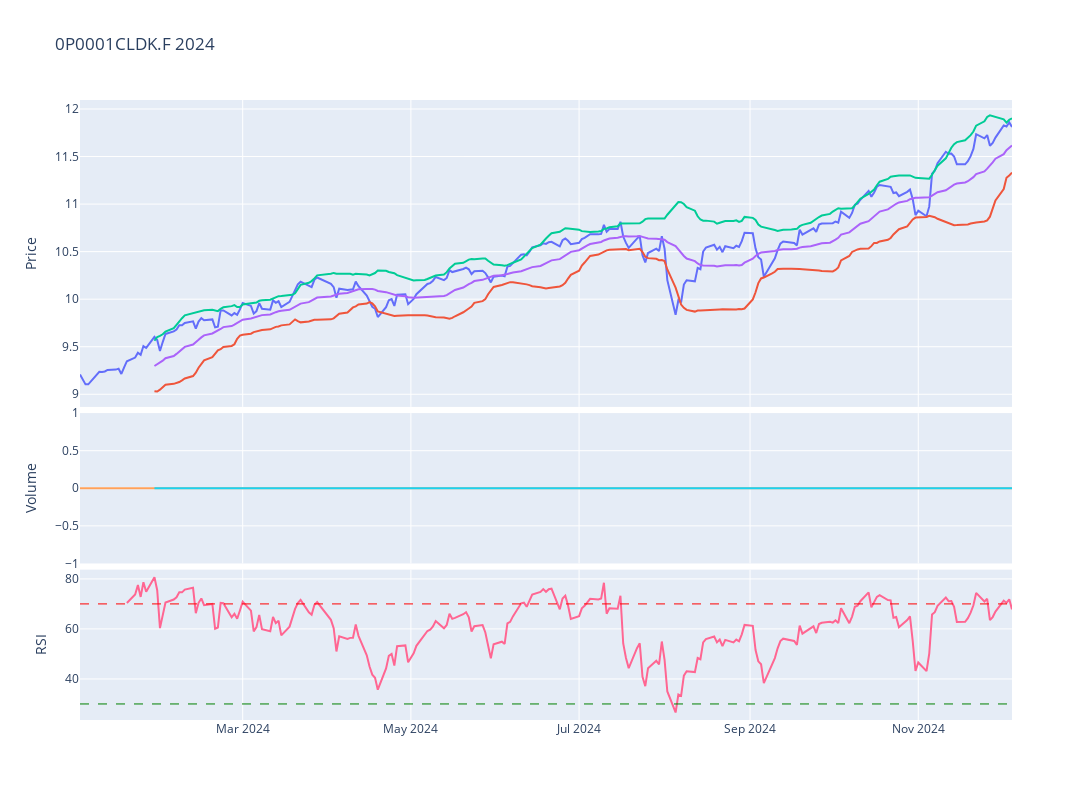

This figure's notebook cell:
### Code cell
# Plot the adjusted close price
fig = make_subplots(rows=4, cols=1,shared_xaxes=True,vertical_spacing=0.01,specs=[[{'rowspan':2,'colspan':1}],[None],[{'rowspan':1,'colspan':1}],[{'rowspan':1,'colspan':1}]])

# Graph (1,1)
fig.add_trace(go.Scatter(x=stock_ticker['Adj Close'].loc[year].index,y=stock_ticker['Adj Close'].loc[year],mode="lines",name=f'{ticker}'),row=1,col=1)
fig.add_trace(go.Scatter(x=stock_ticker['BB_Lower'].loc[year].index,y=stock_ticker['BB_Lower'].loc[year],mode="lines",name='BB_Lower'),row=1,col=1)
fig.add_trace(go.Scatter(x=stock_ticker['BB_Upper'].loc[year].index,y=stock_ticker['BB_Upper'].loc[year],mode="lines",name='BB_Upper'),row=1,col=1)
fig.add_trace(go.Scatter(x=stock_ticker['MMA20'].loc[year].index,y=stock_ticker['MMA20'].loc[year],mode="lines",name='MMA20'),row=1,col=1)
# Update xaxis properties
fig.update_yaxes(title_text="Price", row=1, col=1)

# Graph (3,1)
fig.add_trace(go.Scatter(x=stock_ticker['Volume'].loc[year].index,y=stock_ticker['Volume'].loc[year],mode="lines",name='Volume'),row=3, col=1)
fig.add_trace(go.Scatter(x=stock_ticker['Volume'].loc[year].index,y=stock_ticker['Volume'].loc[year].rolling(20).mean(),mode="lines",name='MMA20'),row=3,col=1)
fig.update_yaxes(title_text="Volume", row=3, col=1)

# Graph (4,1)
fig.add_trace(go.Scatter(x=stock_ticker['RSI'].loc[year].index,y=stock_ticker['RSI'].loc[year],mode="lines",name='RSI'),row=4, col=1)
fig.add_hline(y=30, line_width=1, line_dash="dash", line_color="green",row=4,col=1)
fig.add_hline(y=70, line_width=1, line_dash="dash", line_color="red",row=4,col=1)
fig.update_yaxes(title_text="RSI", row=4, col=1)

fig.update_layout(height=800, width=1300,showlegend=False,title=f"{ticker} {year}")

fig.show()

### Figure 1 — Plotly figure (JSON) as saved in the notebook; plotly's stock layout.template omitted (floating-point values rounded to 4 significant figures; data arrays with more than 128 entries replaced by an {"elided": "..."} marker saying what was removed)
{"data": [{"mode": "lines", "name": "0P0001CLDK.F", "type": "scatter", "x": {"elided": "240 str values"}, "xaxis": "x", "y": {"elided": "240 float values"}, "yaxis": "y"}, {"mode": "lines", "name": "BB_Lower", "type": "scatter", "x": {"elided": "240 str values"}, "xaxis": "x", "y": {"elided": "240 float values"}, "yaxis": "y"}, {"mode": "lines", "name": "BB_Upper", "type": "scatter", "x": {"elided": "240 str values"}, "xaxis": "x", "y": {"elided": "240 float values"}, "yaxis": "y"}, {"mode": "lines", "name": "MMA20", "type": "scatter", "x": {"elided": "240 str values"}, "xaxis": "x", "y": {"elided": "240 float values"}, "yaxis": "y"}, {"mode": "lines", "name": "Volume", "type": "scatter", "x": {"elided": "240 str values"}, "xaxis": "x2", "y": {"elided": "240 int values"}, "yaxis": "y2"}, {"mode": "lines", "name": "MMA20", "type": "scatter", "x": {"elided": "240 str values"}, "xaxis": "x2", "y": {"elided": "240 int values"}, "yaxis": "y2"}, {"mode": "lines", "name": "RSI", "type": "scatter", "x": {"elided": "240 str values"}, "xaxis": "x3", "y": {"elided": "240 float values"}, "yaxis": "y3"}], "layout": {"height": 800, "shapes": [{"line": {"color": "green", "dash": "dash", "width": 1}, "type": "line", "x0": 0, "x1": 1, "xref": "x3 domain", "y0": 30, "y1": 30, "yref": "y3"}, {"line": {"color": "red", "dash": "dash", "width": 1}, "type": "line", "x0": 0, "x1": 1, "xref": "x3 domain", "y0": 70, "y1": 70, "yref": "y3"}], "showlegend": false, "title": {"text": "0P0001CLDK.F 2024"}, "width": 1300, "xaxis": {"anchor": "y", "domain": [0, 1], "matches": "x3", "showticklabels": false}, "xaxis2": {"anchor": "y2", "domain": [0, 1], "matches": "x3", "showticklabels": false}, "xaxis3": {"anchor": "y3", "domain": [0, 1]}, "yaxis": {"anchor": "x", "domain": [0.505, 1], "title": {"text": "Price"}}, "yaxis2": {"anchor": "x2", "domain": [0.2525, 0.495], "title": {"text": "Volume"}}, "yaxis3": {"anchor": "x3", "domain": [0, 0.2425], "title": {"text": "RSI"}}}}
